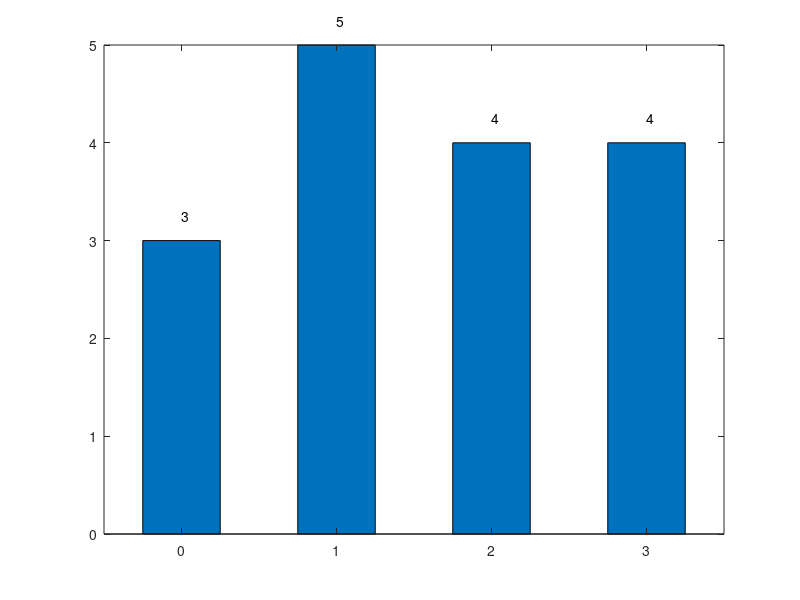

Reproduce this figure in MATLAB.
close all
clear
clc

img = [ 0 1 2 3
        1 2 3 1
        2 3 1 0
        3 1 0 2];

axisX = unique(img(:));
H = hist(img(:), axisX);

bar(axisX, H, 0.5, 'grouped');
text(axisX, H+0.25, num2str(H'));
text(4, -0.5, '\itk');
text(-1.8, 6.7, '\ith(k)');
